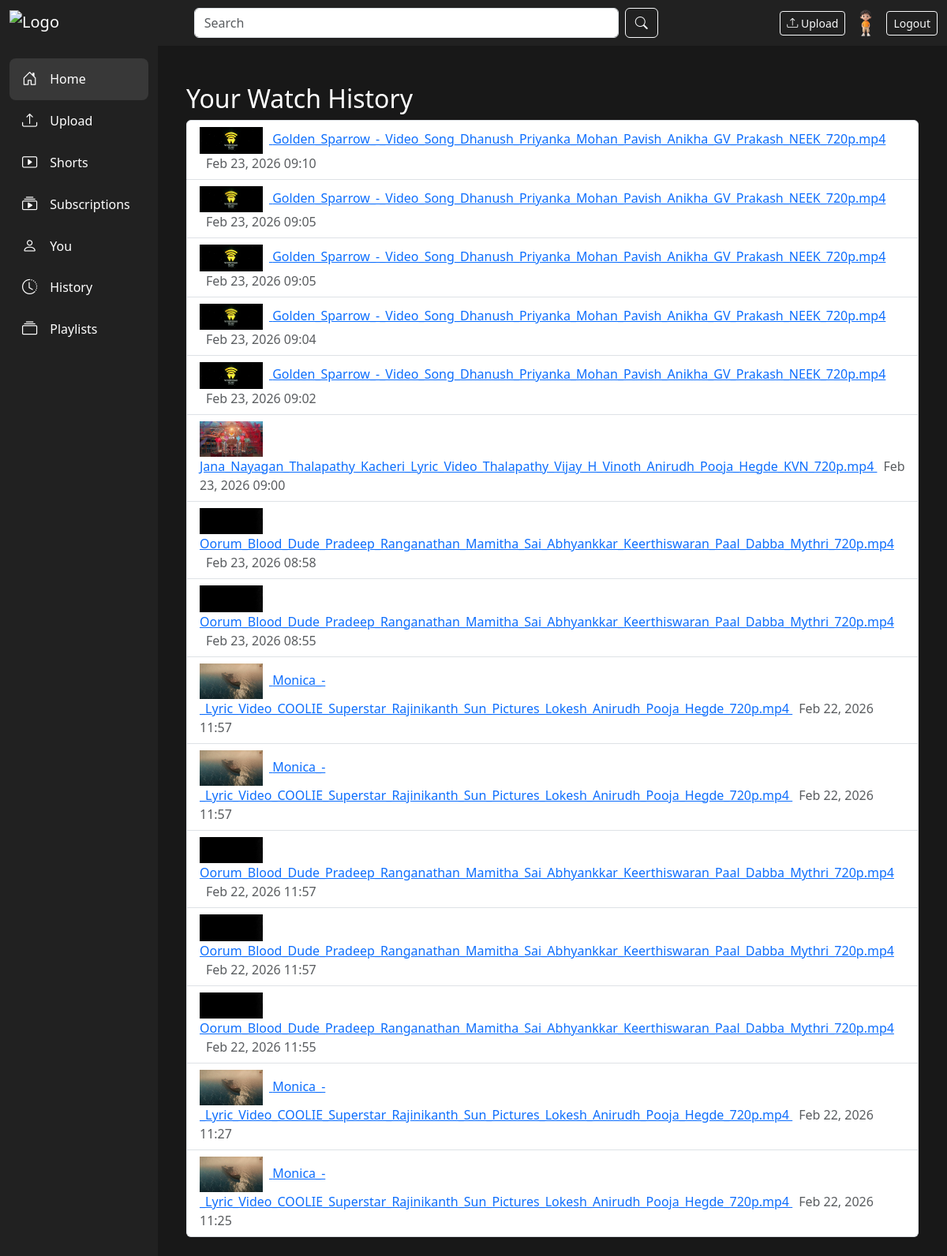
The page /interactions/history/ (signed in) on the database its author committed.
### users/models.py (models this page shows, shortened)
class Profile(models.Model):
    user = models.OneToOneField(settings.AUTH_USER_MODEL, on_delete=models.CASCADE)
    avatar = models.ImageField(upload_to="avatars/", blank=True, null=True, default="avatars/human_avatar.png")
    channel_name = models.CharField(max_length=150)
    subscribers = models.ManyToManyField(
        settings.AUTH_USER_MODEL, related_name="subscribed_to", blank=True
    )
    bio = models.TextField(blank=True)

### interactions/models.py (models this page shows, shortened)
class VideoView(models.Model):
    user = models.ForeignKey(settings.AUTH_USER_MODEL, on_delete=models.CASCADE)
    video = models.ForeignKey(Video, on_delete=models.CASCADE)
    viewed_at = models.DateTimeField(auto_now_add=True)
    class Meta:
        ordering = ["-viewed_at"]

### videos/models.py (models this page shows, shortened)
class Video(models.Model):
    STATUS_CHOICES = (
        ("processing", "Processing"),
        ("published", "Published"),
    )
    uploader = models.ForeignKey(settings.AUTH_USER_MODEL, on_delete=models.CASCADE)
    title = models.CharField(max_length=255)
    description = models.TextField(blank=True)
    video_file = models.FileField(upload_to="videos/", max_length=255)
    thumbnail = models.ImageField(upload_to="thumbnails/", blank=True)
    category = models.ForeignKey(Category, on_delete=models.SET_NULL, null=True, blank=True)
    views = models.PositiveIntegerField(default=0)
    likes = models.ManyToManyField(settings.AUTH_USER_MODEL, related_name="liked_videos", blank=True)
    created_at = models.DateTimeField(auto_now_add=True)
    status = models.CharField(max_length=20, choices=STATUS_CHOICES, default="processing")

### interactions/views.py (the view)
# urls.py: path("history/", views.history, name="history"),
@login_required
def history(request):
    views = VideoView.objects.filter(user=request.user).select_related('video')[:50]
    return render(request, "interactions/history.html", {"views": views})

### templates/interactions/history.html (shortened to what this page needs)
{% extends "base.html" %}
{% block content %}
<div class="container mt-4">
  <h2>Your Watch History</h2>
  <ul class="list-group">
    {% for v in views %}
    <li class="list-group-item">
      <a href="{% url 'videos:watch' v.video.id %}">
        <img src="{{ v.video.thumbnail.url }}" width="80" class="me-2" alt="{{ v.video.title }}">
        {{ v.video.title }}
      </a>
      <span class="ms-2 text-muted">{{ v.viewed_at|date:"M d, Y H:i" }}</span>
    </li>
    {% empty %}
    <li class="list-group-item">No history yet.</li>
    {% endfor %}
  </ul>
</div>
{% endblock %}

### templates/base.html (shortened to what this page needs)
<!DOCTYPE html>
<html lang="en">
<head>
    <link rel="stylesheet" href="https://cdn.jsdelivr.net/npm/bootstrap@5.3.0/dist/css/bootstrap.min.css">
    <link rel="stylesheet" href="https://cdn.jsdelivr.net/npm/bootstrap-icons@1.10.5/font/bootstrap-icons.css">
</head>
<body>
<nav class="navbar navbar-expand-lg navbar-dark">
  <div class="container-fluid">
    <a class="navbar-brand d-flex align-items-center" href="/">
      <img src="https://www.gstatic.com/youtube/img/branding/youtubelogo/svg/youtubelogo.svg" alt="Logo" style="height:32px;">
    </a>
    <form class="d-flex mx-auto w-50" action="/search/" method="get">
      <input class="form-control me-2" name="q" type="search" placeholder="Search" aria-label="Search">
      <button class="btn btn-outline-light" type="submit"><i class="bi bi-search"></i></button>
    </form>
    <div class="d-flex align-items-center">
      {% if request.user.is_authenticated %}
        <a href="{% url 'videos:upload' %}" class="btn btn-outline-light btn-sm me-2"><i class="bi bi-upload"></i> Upload</a>
        <a href="{% url 'users:channel' request.user.username %}" class="me-2">
          {% if request.user.profile.avatar and request.user.profile.avatar.name %}
            <img src="{{ request.user.profile.avatar.url }}" class="avatar" alt="Avatar">
          {% else %}
            <img src="/static/human_avatar.png" class="avatar" alt="Avatar">
          {% endif %}
        </a>
        <a href="{% url 'users:logout' %}" class="btn btn-outline-light btn-sm">Logout</a>
      {% else %}
        <a href="{% url 'users:login' %}" class="btn btn-outline-light btn-sm me-2">Sign in</a>
      {% endif %}
    </div>
  </div>
</nav>
<div class="container-fluid">
  <div class="row">
    <nav class="col-2 col-md-2 d-none d-md-block sidebar">
      <ul class="nav flex-column">
        <li class="nav-item"><a class="nav-link active" href="/"><i class="bi bi-house-door"></i> Home</a></li>
        <li class="nav-item"><a class="nav-link" href="{% url 'videos:upload' %}"><i class="bi bi-upload"></i> Upload</a></li>
        <li class="nav-item"><a class="nav-link" href="#"><i class="bi bi-play-btn"></i> Shorts</a></li>
        <li class="nav-item"><a class="nav-link" href="{% url 'interactions:subscriptions' %}"><i class="bi bi-collection-play"></i> Subscriptions</a></li>
        {% if request.user.is_authenticated %}
        <li class="nav-item"><a class="nav-link" href="{% url 'users:channel' request.user.username %}"><i class="bi bi-person"></i> You</a></li>
        {% endif %}
        <li class="nav-item"><a class="nav-link" href="{% url 'history:history' %}"><i class="bi bi-clock-history"></i> History</a></li>
        <li class="nav-item"><a class="nav-link" href="{% url 'playlists:list' %}"><i class="bi bi-collection"></i> Playlists</a></li>
      </ul>
    </nav>
    <main class="col-12 col-md-10 ms-sm-auto px-md-4 py-4">
      {% block content %}{% endblock %}
    </main>
  </div>
</div>
</body>
</html>

### templates/base.html (style rules this page uses)
body { background: #181818; color: #fff; }
.sidebar { min-height: 100vh; background: #212121; padding-top: 1rem; }
.sidebar a { color: #fff; text-decoration: none; display: flex; align-items: center; padding: 0.75rem 1rem; border-radius: 8px; }
.sidebar a.active, .sidebar a:hover { background: #383838; }
.sidebar .bi { margin-right: 1rem; font-size: 1.2rem; }
.navbar { background: #212121 !important; }
.navbar-brand img { height: 32px; }
.avatar { width: 36px; height: 36px; border-radius: 50%; object-fit: cover; }

### rows shown on the page
VideoView: video.thumbnail (picture), video "Golden_Sparrow_-_Video_Song_Dhanush_Priyanka_Mohan_Pavish_Anikha_GV_Prakash_NEEK_720p.mp4", viewed_at "Feb 23, 2026 09:10"
VideoView: video.thumbnail (picture), video "Golden_Sparrow_-_Video_Song_Dhanush_Priyanka_Mohan_Pavish_Anikha_GV_Prakash_NEEK_720p.mp4", viewed_at "Feb 23, 2026 09:05"
VideoView: video.thumbnail (picture), video "Golden_Sparrow_-_Video_Song_Dhanush_Priyanka_Mohan_Pavish_Anikha_GV_Prakash_NEEK_720p.mp4", viewed_at "Feb 23, 2026 09:05"
VideoView: video.thumbnail (picture), video "Golden_Sparrow_-_Video_Song_Dhanush_Priyanka_Mohan_Pavish_Anikha_GV_Prakash_NEEK_720p.mp4", viewed_at "Feb 23, 2026 09:04"
VideoView: video.thumbnail (picture), video "Golden_Sparrow_-_Video_Song_Dhanush_Priyanka_Mohan_Pavish_Anikha_GV_Prakash_NEEK_720p.mp4", viewed_at "Feb 23, 2026 09:02"
VideoView: video.thumbnail (picture), video "Jana_Nayagan_Thalapathy_Kacheri_Lyric_Video_Thalapathy_Vijay_H_Vinoth_Anirudh_Pooja_Hegde_KVN_720p.mp4", viewed_at "Feb 23, 2026 09:00"
VideoView: video.thumbnail (picture), video "Oorum_Blood_Dude_Pradeep_Ranganathan_Mamitha_Sai_Abhyankkar_Keerthiswaran_Paal_Dabba_Mythri_720p.mp4", viewed_at "Feb 23, 2026 08:58"
VideoView: video.thumbnail (picture), video "Oorum_Blood_Dude_Pradeep_Ranganathan_Mamitha_Sai_Abhyankkar_Keerthiswaran_Paal_Dabba_Mythri_720p.mp4", viewed_at "Feb 23, 2026 08:55"
VideoView: video.thumbnail (picture), video "Monica_-_Lyric_Video_COOLIE_Superstar_Rajinikanth_Sun_Pictures_Lokesh_Anirudh_Pooja_Hegde_720p.mp4", viewed_at "Feb 22, 2026 11:57"
VideoView: video.thumbnail (picture), video "Monica_-_Lyric_Video_COOLIE_Superstar_Rajinikanth_Sun_Pictures_Lokesh_Anirudh_Pooja_Hegde_720p.mp4", viewed_at "Feb 22, 2026 11:57"
VideoView: video.thumbnail (picture), video "Oorum_Blood_Dude_Pradeep_Ranganathan_Mamitha_Sai_Abhyankkar_Keerthiswaran_Paal_Dabba_Mythri_720p.mp4", viewed_at "Feb 22, 2026 11:57"
VideoView: video.thumbnail (picture), video "Oorum_Blood_Dude_Pradeep_Ranganathan_Mamitha_Sai_Abhyankkar_Keerthiswaran_Paal_Dabba_Mythri_720p.mp4", viewed_at "Feb 22, 2026 11:57"
VideoView: video.thumbnail (picture), video "Oorum_Blood_Dude_Pradeep_Ranganathan_Mamitha_Sai_Abhyankkar_Keerthiswaran_Paal_Dabba_Mythri_720p.mp4", viewed_at "Feb 22, 2026 11:55"
VideoView: video.thumbnail (picture), video "Monica_-_Lyric_Video_COOLIE_Superstar_Rajinikanth_Sun_Pictures_Lokesh_Anirudh_Pooja_Hegde_720p.mp4", viewed_at "Feb 22, 2026 11:27"
VideoView: video.thumbnail (picture), video "Monica_-_Lyric_Video_COOLIE_Superstar_Rajinikanth_Sun_Pictures_Lokesh_Anirudh_Pooja_Hegde_720p.mp4", viewed_at "Feb 22, 2026 11:25"
